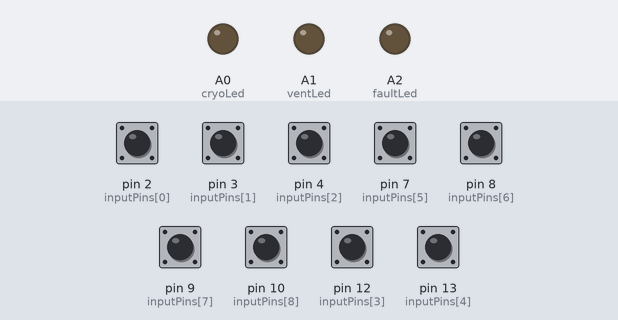
A sketch run on a simulated Arduino Uno, built with avr-gcc and run on an emulated ATmega328P. On the bench: output pins drawn as LEDs (lit = HIGH). The inputs (shaded band) are chosen by the test bench; at power-on: pin 2 (inputPins[0]), pin 3 (inputPins[1]), pin 4 (inputPins[2]), pin 7 (inputPins[5]), pin 8 (inputPins[6]), pin 9 (inputPins[7]), pin 10 (inputPins[8]), pin 12 (inputPins[3]), pin 13 (inputPins[4]) HIGH. What the sketch prints to the serial monitor is not drawn.

Above: at 1.2 s.
1.3 s: pin 2 (inputPins[0]) pulled LOW for 0.15 s
At 1.4 s:
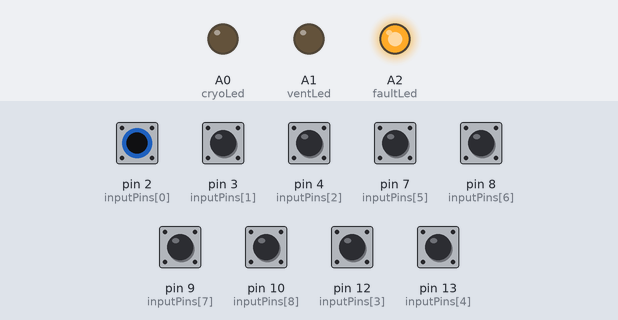
Timing chart, 0 to 4.3 s (numbered marks = the images above; inputs shaded):
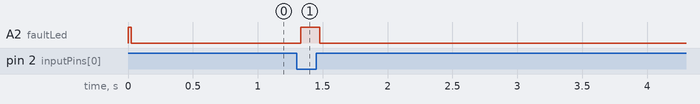

The sketch:

phase1_led_demo.ino
```cpp
// MAIZE desk exercise: ARDUINO UNO R3, 5 V, SWITCHES AND LEDs ONLY.
// Do not attach this demonstration to any valve driver, coil or pressure instrument.
//
// This board: pins 5 and 6 failed the fast half-blink check, so the two wires
// that used to land there now land on 12 and 13. Pin 11 has no button.
//
// Pseudocode
//   read nine wires; touching ground counts as true
//   vent lamp on when the vent button is on, the cryo button is off,
//     and the cryo-closed, other-paths, and filament wires are on
//   cryo lamp on when the cryo button is on, the vent button is off,
//     and the vent-closed, pressure, and cryo-ready wires are on
//   both buttons on: both door lamps off, fault lamp on
//   a button that is already on still counts. There is no start-over press.
#include "bench_logic.h"

const uint8_t inputPins[9] = {2, 3, 4, 12, 13, 7, 8, 9, 10};
const uint8_t cryoLed = A0, ventLed = A1, faultLed = A2;
bool rawState[9] = {false}, stableState[9] = {false};
unsigned long changedAt[9] = {0};
const unsigned long debounceMs = 30; // Desk contact filtering only, not a field response limit.
unsigned long nextReport = 0;

void setup() {
  digitalWrite(cryoLed, LOW);
  digitalWrite(ventLed, LOW);
  digitalWrite(faultLed, HIGH);
  pinMode(cryoLed, OUTPUT);
  pinMode(ventLed, OUTPUT);
  pinMode(faultLed, OUTPUT);
  for (uint8_t i = 0; i < 9; i++) {
    pinMode(inputPins[i], INPUT_PULLUP);
    rawState[i] = stableState[i] = (digitalRead(inputPins[i]) == LOW);
    changedAt[i] = millis();
  }
  Serial.begin(9600);
  Serial.println(F("BENCH ONLY"));
  Serial.println(F("D2 cryo button, D3 vent button"));
  Serial.println(F("Vent lamp follows D3. Cryo lamp follows D2."));
}

void loop() {
  const unsigned long now = millis();
  for (uint8_t i = 0; i < 9; i++) {
    const bool sample = digitalRead(inputPins[i]) == LOW;
    if (sample != rawState[i]) {
      rawState[i] = sample;
      changedAt[i] = now;
    }
    if (now - changedAt[i] >= debounceMs) stableState[i] = rawState[i];
  }

  const bool cryoReq = stableState[0];
  const bool ventReq = stableState[1];
  const bool cryoClosed = stableState[2];
  const bool ventClosed = stableState[3];
  const bool pressOk = stableState[4];
  const bool pressLow = stableState[5];
  const bool cryoReady = stableState[6];
  const bool paths = stableState[7];
  const bool filament = stableState[8];

  const bool cryoPermit = ventClosed && pressOk && pressLow && cryoReady;
  const bool ventPermit = cryoClosed && paths && filament;
  const bool both = cryoReq && ventReq;
  const bool cryoOn = cryoReq && !ventReq && cryoPermit;
  const bool ventOn = ventReq && !cryoReq && ventPermit;
  const bool fault = both || (cryoReq && !cryoOn) || (ventReq && !ventOn);

  digitalWrite(cryoLed, cryoOn ? HIGH : LOW);
  digitalWrite(ventLed, ventOn ? HIGH : LOW);
  digitalWrite(faultLed, fault ? HIGH : LOW);

  if (now >= nextReport) {
    nextReport = now + 1000;
    Serial.print(F("cryoBtn="));
    Serial.print(cryoReq ? '1' : '0');
    Serial.print(F(" ventBtn="));
    Serial.print(ventReq ? '1' : '0');
    Serial.print(F(" cryoLight="));
    Serial.print(cryoOn ? '1' : '0');
    Serial.print(F(" ventLight="));
    Serial.print(ventOn ? '1' : '0');
    Serial.print(F(" faultLight="));
    Serial.println(fault ? '1' : '0');
  }
}
```

bench_logic.h
```cpp
#pragma once
// BENCH SIMULATION ONLY. No field-driver mapping, pressure values or timing qualification.
struct Inputs {
  bool cryoRequest=false, ventRequest=false, cryoClosed=false, ventClosed=false;
  bool pressureValid=false, pressureBand=false, cryoReady=false;
  bool otherPathsClosed=false, filamentProcessSafe=false, reset=false;
};
struct Outputs { bool cryo=false, vent=false, armed=false, denied=false; };
class BenchLogic {
 public:
  Outputs out;
  void tick(const Inputs &in) {
    const bool cryoPermit=in.ventClosed && in.pressureValid && in.pressureBand && in.cryoReady;
    const bool ventPermit=in.cryoClosed && in.otherPathsClosed && in.filamentProcessSafe;
    const bool conflict=in.cryoRequest && in.ventRequest;
    const bool trip=conflict || (out.cryo && !cryoPermit) || (out.vent && !ventPermit);
    if(trip) { out.armed=false; out.cryo=false; out.vent=false; }
    if(!in.cryoRequest) out.cryo=false;
    if(!in.ventRequest) out.vent=false;
    // A re-arm button held at boot is not a new operator action.
    if(!in.reset) resetReleased=true;
    // Re-arm only after a release and new edge with BOTH requests released.
    if(!trip && resetReleased && in.reset && !prev.reset && !in.cryoRequest && !in.ventRequest) out.armed=true;
    // Rejected requests are never queued: only a fresh edge can be accepted.
    if(out.armed && !trip) {
      if(in.cryoRequest && !prev.cryoRequest && cryoPermit) out.cryo=true;
      if(in.ventRequest && !prev.ventRequest && ventPermit) out.vent=true;
    }
    if(!out.armed) { out.cryo=false; out.vent=false; }
    out.denied=(in.cryoRequest && !out.cryo) || (in.ventRequest && !out.vent);
    prev=in;
  }
 private:
  Inputs prev;
  bool resetReleased=false;
};
```

Measured:
- after the input at 1.3 s, A2 (faultLed): LOW → HIGH at once, → LOW 0.15 s later
